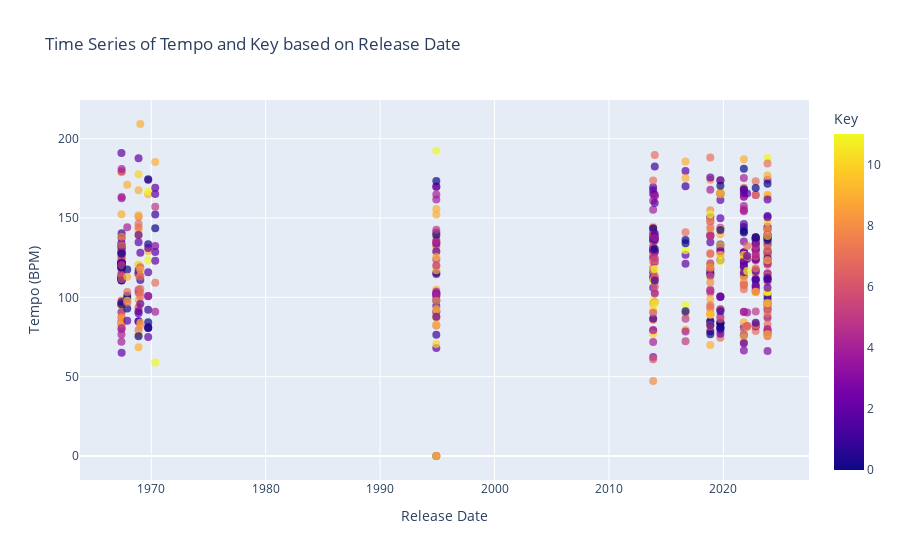

Notebook code for this chart:
### Code cell
fig = px.scatter(df, x='Release Date', y='Tempo', color='Key', hover_name='Track Name', 
                 title='Time Series of Tempo and Key based on Release Date', 
                 labels={'Tempo': 'Tempo (BPM)', 'Release Date': 'Release Date', 'Key': 'Key'})

# Customize the layout
fig.update_traces(marker=dict(size=8, opacity=0.7),
                  selector=dict(mode='markers'))

# Show the plot
fig.show()

### Figure 1 — Plotly figure (JSON) as saved in the notebook; plotly's stock layout.template omitted (floating-point values rounded to 4 significant figures; data arrays with more than 128 entries replaced by an {"elided": "..."} marker saying what was removed)
{"data": [{"hovertemplate": "<b>%{hovertext}</b><br><br>Release Date=%{x}<br>Tempo (BPM)=%{y}<br>Key=%{marker.color}<extra></extra>", "hovertext": {"elided": "595 str values"}, "legendgroup": "", "marker": {"color": {"elided": "595 int values"}, "coloraxis": "coloraxis", "opacity": 0.7, "size": 8, "symbol": "circle"}, "mode": "markers", "name": "", "orientation": "v", "showlegend": false, "type": "scatter", "x": {"elided": "595 str values"}, "xaxis": "x", "y": {"elided": "595 float values"}, "yaxis": "y"}], "layout": {"coloraxis": {"colorbar": {"title": {"text": "Key"}}, "colorscale": [[0, "#0d0887"], [0.1111, "#46039f"], [0.2222, "#7201a8"], [0.3333, "#9c179e"], [0.4444, "#bd3786"], [0.5556, "#d8576b"], [0.6667, "#ed7953"], [0.7778, "#fb9f3a"], [0.8889, "#fdca26"], [1, "#f0f921"]]}, "legend": {"tracegroupgap": 0}, "title": {"text": "Time Series of Tempo and Key based on Release Date"}, "xaxis": {"anchor": "y", "domain": [0, 1], "title": {"text": "Release Date"}}, "yaxis": {"anchor": "x", "domain": [0, 1], "title": {"text": "Tempo (BPM)"}}}}
